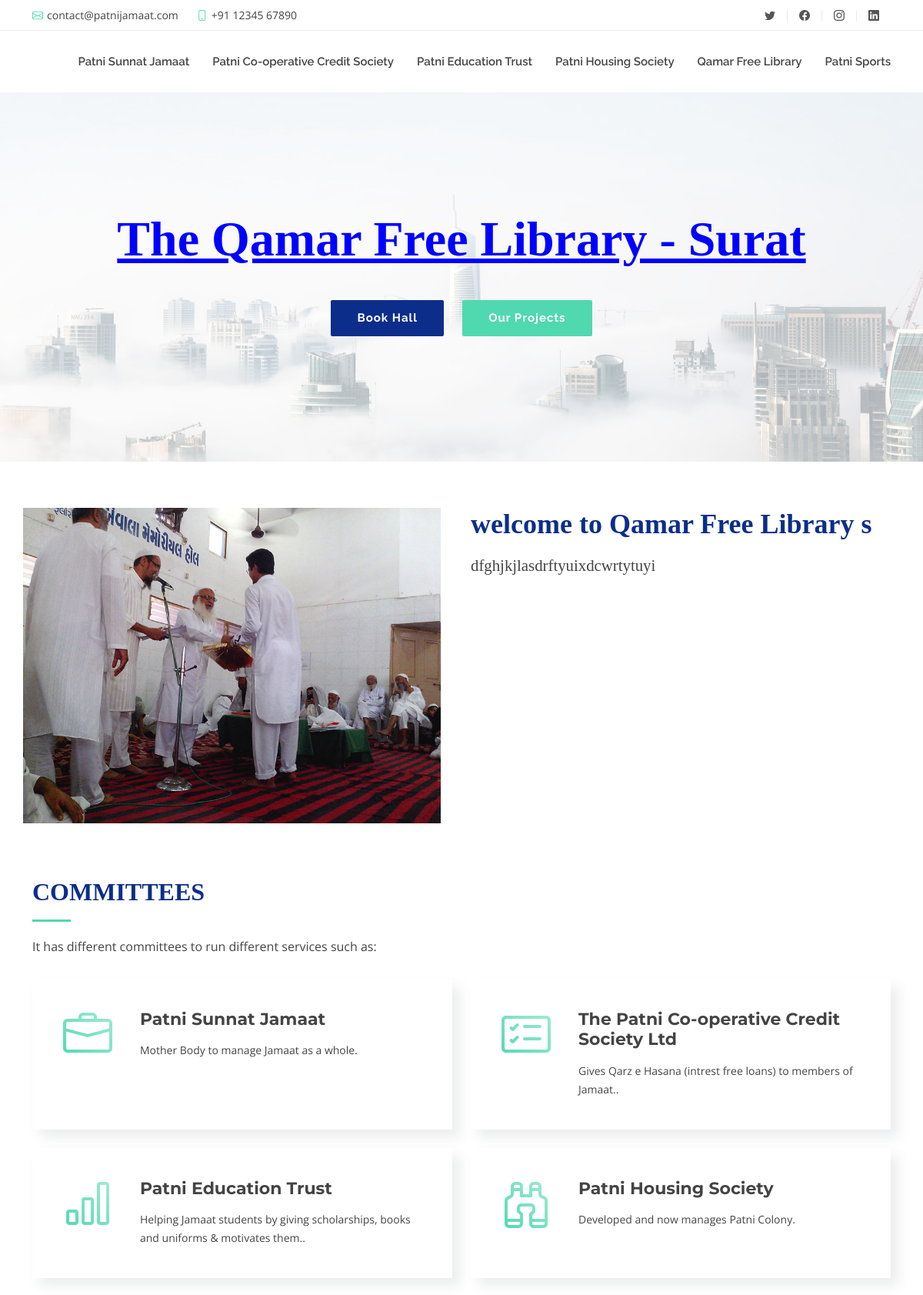
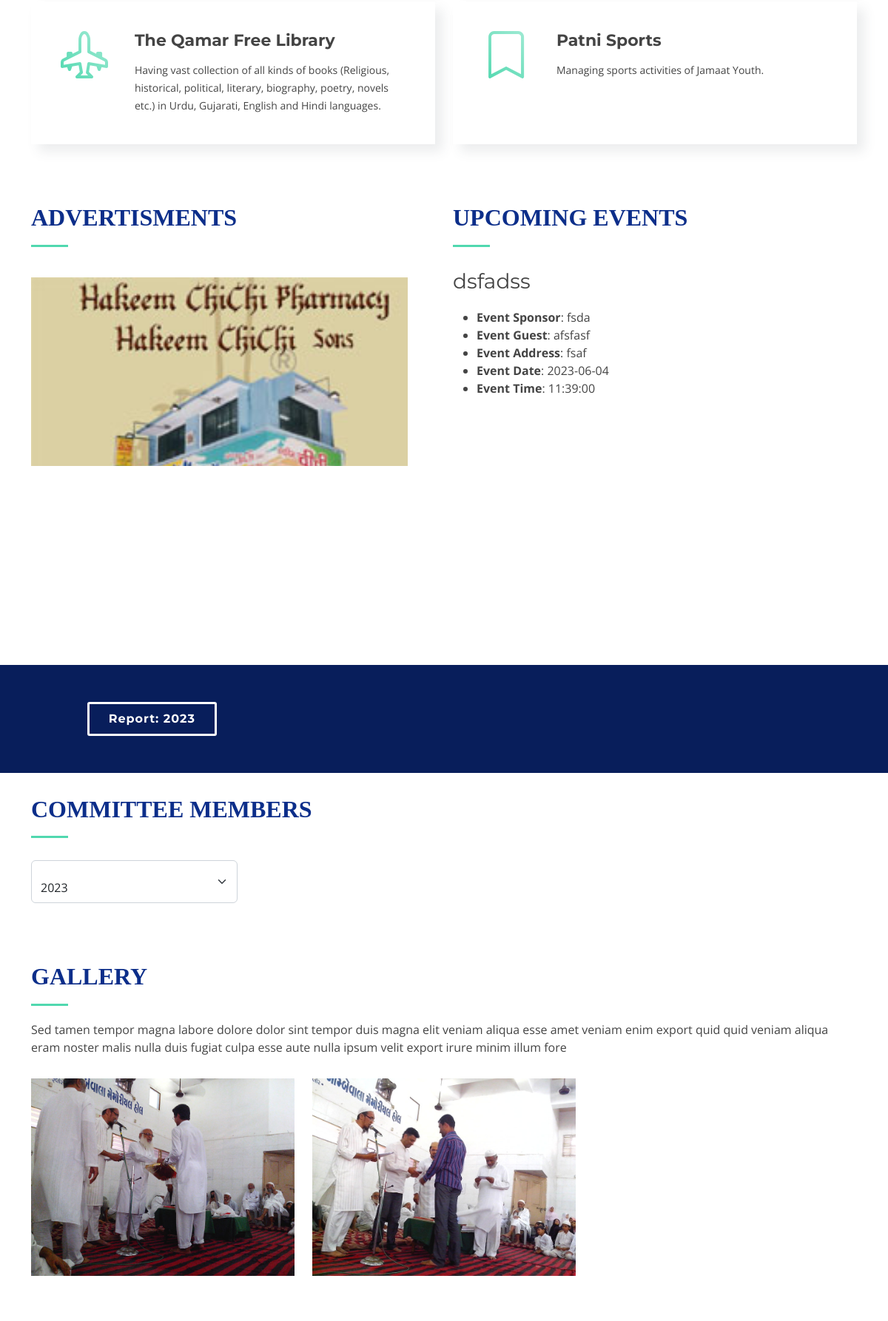
/qamar_free_library.php (upper part), run on the app's committed database (2 pictures, top to bottom).
### tables this page shows
CREATE TABLE `about` (
  `sid` int(11) NOT NULL,
  `committ_id` int(100) NOT NULL,
  `title` varchar(255) NOT NULL,
  `description` text NOT NULL,
  `filename` varchar(255) NOT NULL
);

CREATE TABLE `ads` (
  `ads_id` int(11) NOT NULL,
  `filename` varchar(255) NOT NULL
);

CREATE TABLE `even` (
  `eid` int(11) NOT NULL,
  `title` varchar(255) NOT NULL,
  `sponser` varchar(255) NOT NULL,
  `address` varchar(255) NOT NULL,
  `date` date NOT NULL,
  `time` time NOT NULL,
  `guest_name` varchar(255) NOT NULL,
  `committee_id` int(11) NOT NULL,
  `filename` varchar(500) NOT NULL
);

CREATE TABLE `report` (
  `pid` int(11) NOT NULL,
  `committee_id` int(11) NOT NULL,
  `year` varchar(255) NOT NULL,
  `filename` varchar(255) NOT NULL
);

CREATE TABLE `gallery` (
  `gid` int(11) NOT NULL,
  `committee_id` int(11) NOT NULL,
  `filename` varchar(50) NOT NULL
);

### qamar_free_library.php (the view, shortened to what this page needs)
<!DOCTYPE html>
<html lang="en">
<head>
  <link href="assets/vendor/aos/aos.css" rel="stylesheet">
  <link href="assets/vendor/bootstrap/css/bootstrap.min.css" rel="stylesheet">
  <link href="assets/vendor/bootstrap-icons/bootstrap-icons.css" rel="stylesheet">
  <link href="assets/vendor/boxicons/css/boxicons.min.css" rel="stylesheet">
  <link href="assets/vendor/glightbox/css/glightbox.min.css" rel="stylesheet">
  <link href="assets/vendor/swiper/swiper-bundle.min.css" rel="stylesheet">
  <link href="assets/css/style4.css" rel="stylesheet">
</head>
<body>
  <section id="topbar" class="d-flex align-items-center">
    <div class="container d-flex justify-content-center justify-content-md-between">
      <div class="contact-info d-flex align-items-center">
        <i class="bi bi-envelope d-flex align-items-center"><a href="mailto:contact@example.com">contact@patnijamaat.com</a></i>
        <i class="bi bi-phone d-flex align-items-center ms-4"><span>+91 12345 67890</span></i>
      </div>
      <div class="social-links d-none d-md-flex align-items-center">
        <a href="#" class="twitter"><i class="bi bi-twitter"></i></a>
        <a href="#" class="facebook"><i class="bi bi-facebook"></i></a>
        <a href="#" class="instagram"><i class="bi bi-instagram"></i></a>
        <a href="#" class="linkedin"><i class="bi bi-linkedin"></i></i></a>
      </div>
    </div>
  </section>
  <?php include 'header.php';?>
  <section id="hero">
    <div class="hero-content" data-aos="fade-up">
      <h2 style="font-family: 'DM Serif Display', serif;"><span style="color:blue";>The Qamar Free Library - Surat</span></h2>
      <div>
        <a href="#about" class="btn-get-started scrollto">Book Hall</a>
        <a href="#portfolio" class="btn-projects scrollto">Our Projects</a>
      </div>
    </div>
    <div class="hero-slider swiper">
      <div class="swiper-wrapper">
        <div class="swiper-slide" style="background-image: url('assets/img/hero-carousel/1.jpg');"></div>
        <div class="swiper-slide" style="background-image: url('assets/img/hero-carousel/5.jpg');"></div>
      </div>
    </div>
  </section>
  <main id="main">
    <section id="about4">
      <div class="container" data-aos="fade-up">
        <div class="row">
        <?php
require ('config.php');
$sql = "SELECT * FROM about WHERE sid='5'";
$result = mysqli_query($conn,$sql) or die("Failed");
if(mysqli_num_rows($result)>0){
    while($row = mysqli_fetch_assoc($result)){
?>
          <div class="col-lg-6 about-img">
            <img src="admin/upload/<?php echo $row['filename']; ?>" alt="">
          </div>
          <div class="col-lg-6 content">
            <h2 style="font-family: 'DM Serif Display', serif;"><?php echo $row['title']; ?></h2>
            <h6 style="font-size: 1.3rem;font-family: 'DM Serif Display', serif;"><?php echo $row['description']; ?></h6>
			    </div>
        </div>
  <?php }}?>
      </div>
    </section>
    <section id="services4">
      <div class="container" data-aos="fade-up">
        <div class="section-header">
          <h2 style="font-family: 'DM Serif Display', serif;">Committees</h2>
          <p>It has different committees to run different services such as:</p>
        </div>
        <div class="row gy-4">
          <div class="col-lg-6" data-aos="fade-up" data-aos-delay="100">
            <div class="box">
              <div class="icon"><i class="bi bi-briefcase"></i></div>
              <h4 class="title"><a href="index.php">Patni Sunnat Jamaat </a></h4>
              <p class="description">Mother Body to manage Jamaat as a whole.</p>
            </div>
          </div>
          <div class="col-lg-6" data-aos="fade-up" data-aos-delay="200">
            <div class="box">
              <div class="icon"><i class="bi bi-card-checklist"></i></div>
              <h4 class="title"><a href="patni_co-operative_credit_society.php">The Patni Co-operative Credit Society Ltd</a></h4>
              <p class="description">Gives Qarz e Hasana (intrest free loans) to members of Jamaat..</p>
            </div>
          </div>
          <div class="col-lg-6" data-aos="fade-up" data-aos-delay="300">
            <div class="box">
              <div class="icon"><i class="bi bi-bar-chart"></i></div>
              <h4 class="title"><a href="patni_education_trust.php">Patni Education Trust</a></h4>
              <p class="description">Helping Jamaat students by giving scholarships, books and uniforms & motivates them..</p>
            </div>
          </div>
          <div class="col-lg-6" data-aos="fade-up" data-aos-delay="400">
            <div class="box">
              <div class="icon"><i class="bi bi-binoculars"></i></div>
              <h4 class="title"><a href="patni_housing_society.php">Patni Housing Society</a></h4>
              <p class="description">Developed and now manages Patni Colony.</p>
            </div>
          </div>
		  <div class="col-lg-6" data-aos="fade-up" data-aos-delay="400">
            <div class="box">
              <div class="icon"><i class="bi bi-airplane-engines"></i></div>
              <h4 class="title"><a href="qamar_free_library.php">The Qamar Free Library </a></h4>
              <p class="description">Having vast collection of all kinds of books (Religious, historical, political, literary, biography, poetry, novels etc.) in Urdu, Gujarati, English and Hindi languages.</p>
            </div>
          </div>
		  <div class="col-lg-6" data-aos="fade-up" data-aos-delay="400">
            <div class="box">
              <div class="icon"><i class="bi bi-bookmark"></i></div>
              <h4 class="title"><a href="patni_sports.php">Patni Sports </a></h4>
              <p class="description">Managing sports activities of Jamaat Youth.</p>
            </div>
          </div>
        </div>
      </div>
    </section>
    <?php
require ('config.php');
$select = "SELECT * FROM even WHERE committee_id='5'";
$result3 = $conn->query($select);
?>
 <section id="portfolio-details"  class="portfolio-details">
    <div class="container">
      <div class="row">
        <div class="col-lg-6">
        <div class="section-header">
        <h2 style="font-family: 'DM Serif Display', serif;">Advertisments</h2>
      </div>
          <div class="portfolio-details-slider swiper">
            <div class="swiper-wrapper align-items-center">
            <?php
require ('config.php');
$sql = "SELECT * FROM `ads` ";
$result = mysqli_query($conn,$sql) or die("Failed");
if(mysqli_num_rows($result)>0){
    while($row = mysqli_fetch_assoc($result)){
?>
              <div class="swiper-slide">
                <img src="admin/upload/<?php echo $row['filename']; ?>" alt="">
              </div>
<?php }
}?>
            </div>
            <div class="swiper-pagination"></div>
          </div>
        </div>
        <div class="col-lg-6">
        <div class="section-header">
        <h2 style="font-family: 'DM Serif Display', serif;">Upcoming Events</h2>
      </div>
          <div class="portfolio-details-slider swiper">
            <div class="swiper-wrapper align-items-center">
              <?php
while($row = $result3->fetch_object()){
               echo '<div class="swiper-slide active">';
             echo '<h3>'. $row->title. '</h3>';
              ?>
          <ul>
          <?php
             $category= "Event Sponsor";
             $guset="Event Guest";
             $address="Event Address";
             $date="Event Date";
             $time="Event Time";
             echo'<li><strong>'.$category.'</strong>: '.$row->sponser.'</li>';
             echo'<li><strong>'.$guset.'</strong>: '.$row->guest_name.'</li>';
             echo'<li><strong>'.$address.'</strong>: '.$row->address.'</li>';
             echo'<li><strong>'.$date.'</strong>: '.$row->date.'</li>';
             echo'<li><strong>'.$time.'</strong>: '.$row->time.'</li>';
             echo '</ul></div>';
             }
          ?>
            </div>
          </div>
        </div>
      </div>
    </div>
  </section>
    <section id="call-to-action">
      <div class="container" data-aos="zoom-out">
        <div class="row">
          <?php
require ('config.php');
$sql = "SELECT * FROM `report` WHERE committee_id='5'";
$result = mysqli_query($conn,$sql) or die("Failed");
if(mysqli_num_rows($result)>0){
    while($row = mysqli_fetch_assoc($result)){
?>
          <div class="col-lg-3 cta-btn-container text-center">
          <a class="cta-btn align-middle" href="admin/rpdf/<?php echo $row['filename'];?>">Report: <?php echo $row['year'];?></a>
          </div>
          <?php }}?>
        </div>
      </div>
    </section>
    <section id="team4">
      <div class="container" data-aos="fade-up">
        <div class="section-header">
          <h2 style="font-family: 'DM Serif Display', serif;">Committee Members</h2>
        </div>
        <div class="col-lg-3 col-md-6">
          <div class="form-floating">
            <select class="form-select" id="yearSelect" style="margin-bottom: 50px;">
              <option value=''>Select Year</option>
            </select>
          </div>
        </div>
      </div>
    </section>
    <section id="portfolio4" class="portfolio">
      <div class="container" data-aos="fade-up">
        <div class="section-header">
          <h2 style="font-family: 'DM Serif Display', serif;">Gallery</h2>
          <p>Sed tamen tempor magna labore dolore dolor sint tempor duis magna elit veniam aliqua esse amet veniam enim export quid quid veniam aliqua eram noster malis nulla duis fugiat culpa esse aute nulla ipsum velit export irure minim illum fore</p>
        </div>
        <?php
require ('config.php');
$sql = "SELECT gid,filename FROM gallery WHERE committee_id='5'";
$result = mysqli_query($conn,$sql) or die("Failed");
if(mysqli_num_rows($result)>0){
    while($row = mysqli_fetch_assoc($result)){
?>
        <div class="row portfolio-container" data-aos="fade-up" data-aos-delay="200">
          <div class="col-lg-4 col-md-6 portfolio-item filter-app">
            <img src="admin/upload/<?php echo $row['filename']; ?>" class="img-fluid" alt="">
          </div>
          <?php }
}?>
        </div>
      </div>
    </section>
  </main>
</body>
</html>

### data on the page
about: filename (picture), title "welcome to Qamar Free Library s", description "dfghjkjlasdrftyuixdcwrtytuyi"
ads: filename (picture)
even: title "dsfadss", category "Event Sponsor", sponser "fsda", guset "Event Guest", guest_name "afsfasf", address "Event Address", address "fsaf", date "Event Date", date "2023-06-04", time "Event Time", time "11:39:00"
report: year "2023"
gallery: filename (picture)
gallery: filename (picture)
